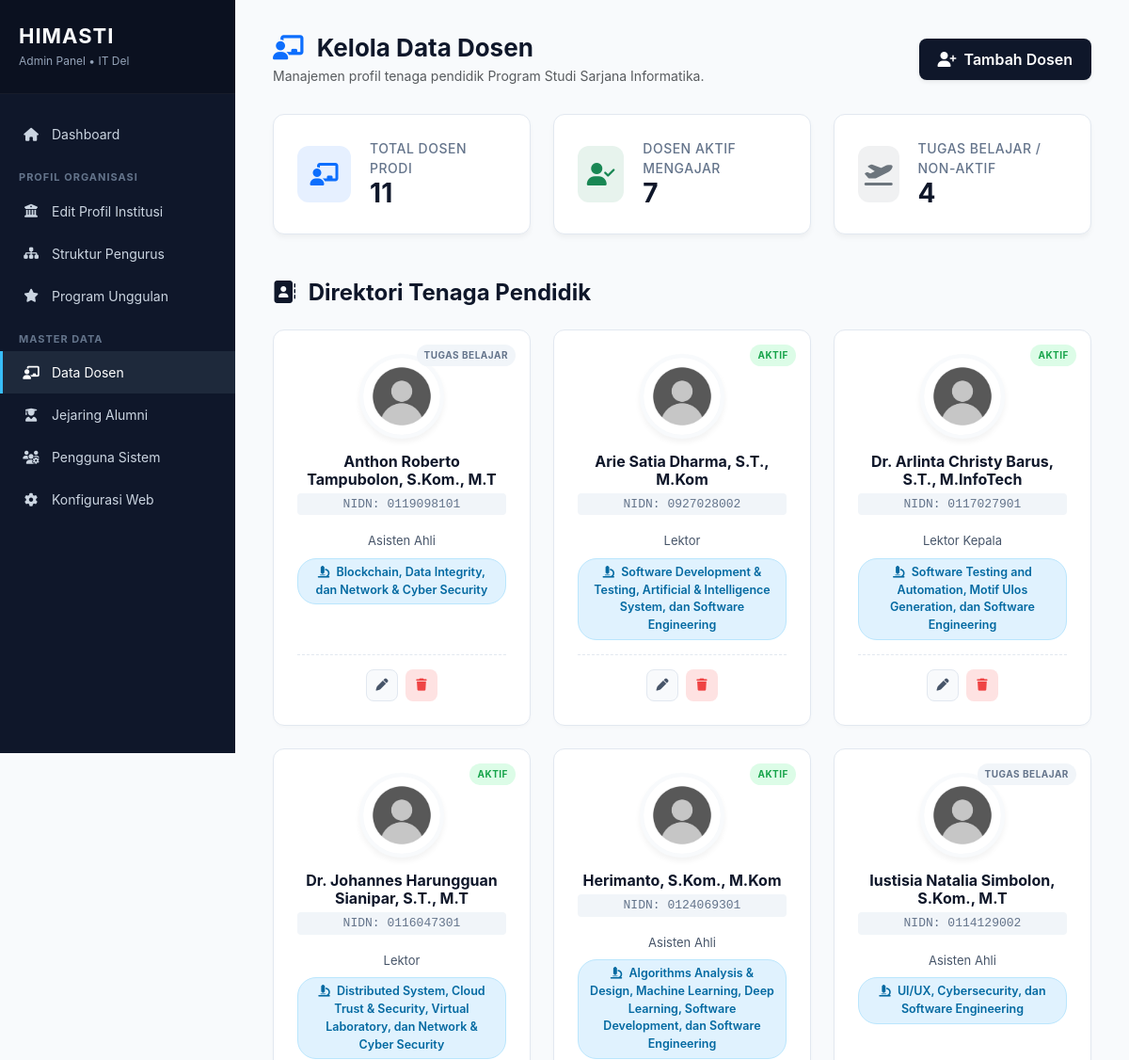
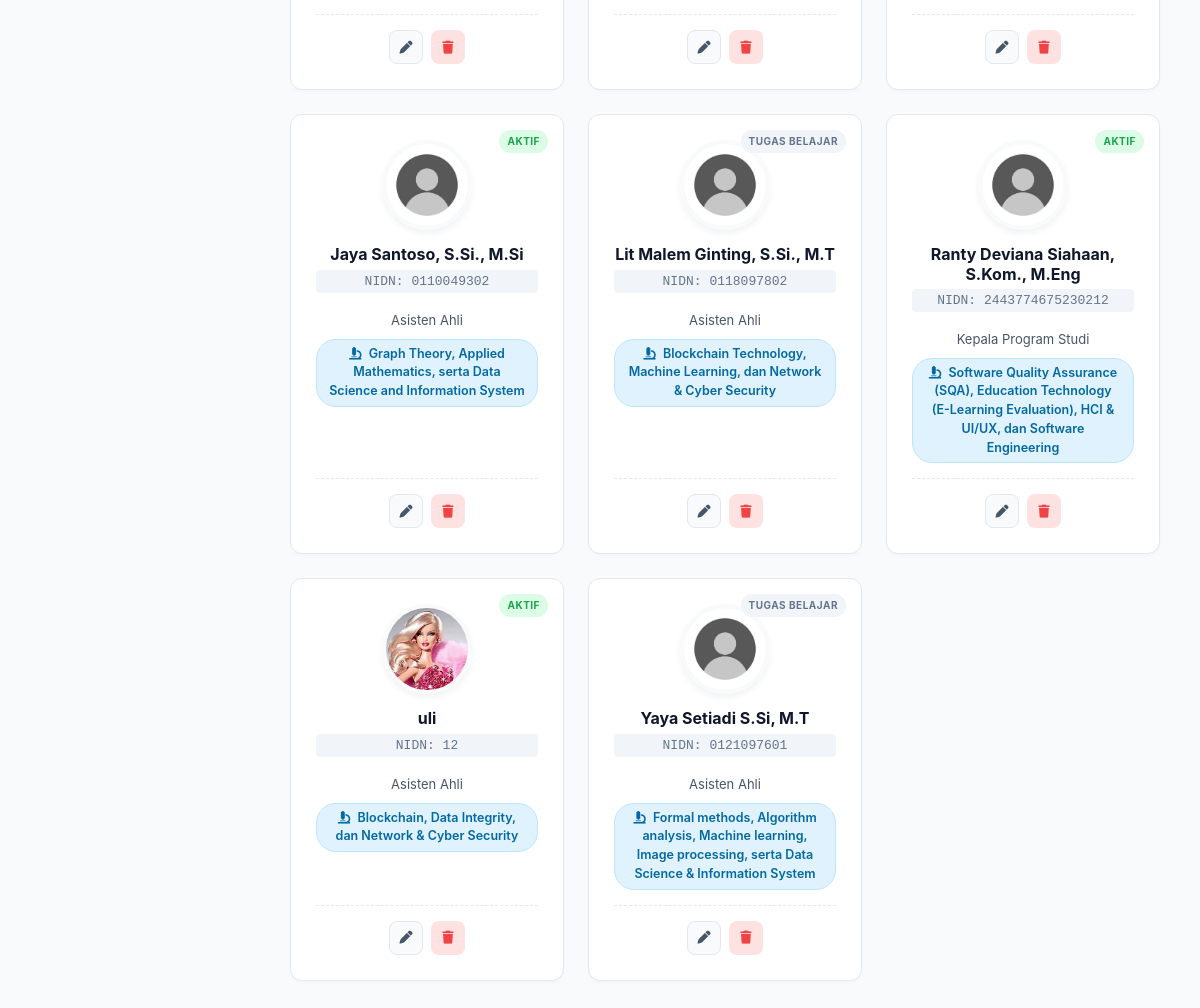
The page /admin/dosen/index.php (signed in) on the database its author committed (2 pictures, top to bottom).
### tables this page shows
CREATE TABLE `lecturers` (
  `id` int(11) NOT NULL AUTO_INCREMENT,
  `nidn` varchar(50) DEFAULT NULL,
  `name` varchar(255) NOT NULL,
  `position` varchar(150) DEFAULT NULL,
  `expertise` varchar(255) DEFAULT NULL,
  `photo` varchar(255) DEFAULT 'default-user.png',
  `scholar_url` varchar(255) DEFAULT NULL,
  `linkedin_url` varchar(255) DEFAULT NULL,
  `is_active` tinyint(1) DEFAULT 1,
  `created_at` timestamp NOT NULL DEFAULT current_timestamp(),
  PRIMARY KEY (`id`)
);

### admin/dosen/index.php (the view, shortened to what this page needs)
<?php
require_once __DIR__ . '/../../config/database.php';
$stat_total = $pdo->query("SELECT COUNT(*) FROM lecturers")->fetchColumn();
$stat_aktif = $pdo->query("SELECT COUNT(*) FROM lecturers WHERE is_active = 1")->fetchColumn();
$stat_nonaktif = $stat_total - $stat_aktif;
$stmt = $pdo->query("SELECT * FROM lecturers ORDER BY name ASC");
$dosen_list = $stmt->fetchAll(PDO::FETCH_ASSOC);
?>
<!DOCTYPE html>
<html lang="id">
<head>
    <link href="https://cdn.jsdelivr.net/npm/bootstrap@5.3.0/dist/css/bootstrap.min.css" rel="stylesheet">
    <link rel="stylesheet" href="https://cdnjs.cloudflare.com/ajax/libs/font-awesome/6.4.0/css/all.min.css">
</head>
<body>
    <div class="sidebar">
        <div class="sidebar-header"><h2>HIMASTI</h2><p>Admin Panel &bull; IT Del</p></div>
        <ul class="menu">
            <li><a href="../dashboard.php"><i class="fas fa-home"></i> Dashboard</a></li>
            <li class="menu-divider">Profil Organisasi</li>
            <li><a href="../profil/index.php"><i class="fas fa-university"></i> Edit Profil Institusi</a></li>
            <li><a href="../pengurus/index.php"><i class="fas fa-sitemap"></i> Struktur Pengurus</a></li>
            <li><a href="../program/index.php"><i class="fas fa-star"></i> Program Unggulan</a></li>
            <li class="menu-divider">Master Data</li>
            <li><a href="index.php" class="active"><i class="fas fa-chalkboard-teacher"></i> Data Dosen</a></li>
            <li><a href="../alumni/index.php"><i class="fas fa-user-graduate"></i> Jejaring Alumni</a></li>
            <li><a href="../user/index.php"><i class="fas fa-users-cog"></i> Pengguna Sistem</a></li>
            <li><a href="../pengaturan/index.php"><i class="fas fa-cog"></i> Konfigurasi Web</a></li>
        </ul>
    </div>
    <div class="main">
        <div class="page-header">
            <div>
                <h1><i class="fas fa-chalkboard-teacher text-primary me-2"></i> Kelola Data Dosen</h1>
                <p class="text-muted mt-1 mb-0" style="font-size: 14px;">Manajemen profil tenaga pendidik Program Studi Sarjana Informatika.</p>
            </div>
            <a href="tambah.php" class="btn-tambah shadow-sm"><i class="fas fa-user-plus me-2"></i>Tambah Dosen</a>
        </div>
        <div class="row g-4 mb-5">
            <div class="col-md-4"><div class="stat-card"><div class="stat-icon bg-primary bg-opacity-10 text-primary"><i class="fas fa-chalkboard-teacher"></i></div><div class="stat-info"><p>Total Dosen Prodi</p><h3><?= $stat_total ?></h3></div></div></div>
            <div class="col-md-4"><div class="stat-card"><div class="stat-icon bg-success bg-opacity-10 text-success"><i class="fas fa-user-check"></i></div><div class="stat-info"><p>Dosen Aktif Mengajar</p><h3><?= $stat_aktif ?></h3></div></div></div>
            <div class="col-md-4"><div class="stat-card"><div class="stat-icon bg-secondary bg-opacity-10 text-secondary"><i class="fas fa-plane-departure"></i></div><div class="stat-info"><p>Tugas Belajar / Non-Aktif</p><h3><?= $stat_nonaktif ?></h3></div></div></div>
        </div>
        <h4 class="fw-bold mb-4" style="color: #0f172a;"><i class="fas fa-address-book me-2"></i> Direktori Tenaga Pendidik</h4>
        <div class="row g-4">
            <?php if (empty($dosen_list)): ?>
                <div class="col-12"><div class="alert alert-info border-0 shadow-sm rounded-3 bg-light text-center py-5"><h5 class="text-muted">Belum ada data dosen yang terdaftar.</h5></div></div>
            <?php else: ?>
                <?php foreach ($dosen_list as $dsn):
                    $foto_tampil = !empty($dsn['photo']) ? $dsn['photo'] : 'default-user.png';
                ?>
                <div class="col-md-4 col-sm-6">
                    <div class="lecturer-card">
                        <span class="badge-status <?= $dsn['is_active'] ? 'bg-active' : 'bg-inactive' ?>"><?= $dsn['is_active'] ? 'Aktif' : 'Tugas Belajar' ?></span>
                        <img src="../../assets/img/lecturers/<?= htmlspecialchars($foto_tampil) ?>"
                             onerror="this.src='../../assets/img/lecturers/default-user.png'"
                             class="lecturer-avatar" alt="<?= htmlspecialchars($dsn['name']) ?>">
                        <h4 class="lecturer-name"><?= htmlspecialchars($dsn['name']) ?></h4>
                        <div class="lecturer-nidn">NIDN: <?= htmlspecialchars($dsn['nidn'] ?: '-') ?></div>
                        <div class="mt-2 mb-2" style="font-size: 13px; color: #475569;"><?= htmlspecialchars($dsn['position'] ?: 'Dosen') ?></div>
                        <div class="lecturer-expertise"><i class="fas fa-microscope me-1"></i> <?= htmlspecialchars($dsn['expertise'] ?: 'Informatika Umum') ?></div>
                        <div class="lecturer-actions">
                            <a href="edit.php?id=<?= $dsn['id'] ?>" class="btn-icon btn-edit" title="Edit Data"><i class="fas fa-pen"></i></a>
                            <a href="hapus.php?id=<?= $dsn['id'] ?>" class="btn-icon btn-delete" title="Hapus Dosen" onclick="return confirm('Yakin ingin menghapus data dosen ini?')"><i class="fas fa-trash"></i></a>
                        </div>
                    </div>
                </div>
                <?php endforeach; ?>
            <?php endif; ?>
        </div>
    </div>
</body>
</html>

### admin/dosen/index.php (style rules this page uses)
* { font-family: 'Inter', 'Segoe UI', Tahoma, sans-serif; }
body { background: #f8fafc; display: flex; min-height: 100vh; margin: 0; color: #334155; }
.sidebar { width: 250px; background: #0f172a; color: white; position: fixed; height: 100vh; overflow-y: auto; z-index: 1000; }
.sidebar-header { padding: 25px 20px; border-bottom: 1px solid rgba(255,255,255,0.05); background: #0b1120; }
.sidebar-header h2 { color: #f8fafc; font-size: 22px; margin-bottom: 5px; font-weight: 700; letter-spacing: 1px; }
.sidebar-header p { color: #94a3b8; font-size: 12px; margin:0; }
.menu { list-style: none; padding: 20px 0; margin:0; }
.menu li a { display: flex; align-items: center; gap: 12px; color: #cbd5e1; text-decoration: none; padding: 12px 20px; transition: all 0.3s; border-left: 3px solid transparent; font-size: 14px; }
.menu li a i { width: 20px; text-align: center; }
.menu li a:hover, .menu li a.active { background: #1e293b; color: #fff; border-left-color: #38bdf8; }
.menu-divider { color: #64748b; font-size: 11px; padding: 15px 20px 5px; text-transform: uppercase; font-weight: 700; letter-spacing: 1px; }
.main { margin-left: 250px; padding: 35px 40px; width: calc(100% - 250px); }
.page-header { display: flex; justify-content: space-between; align-items: center; margin-bottom: 30px; }
.page-header h1 { font-size: 26px; font-weight: 700; color: #0f172a; margin: 0; }
.stat-card { background: #fff; border-radius: 12px; padding: 25px; box-shadow: 0 4px 6px -1px rgba(0,0,0,0.05); display: flex; align-items: center; gap: 20px; border: 1px solid #e2e8f0; }
.stat-icon { width: 60px; height: 60px; border-radius: 12px; display: flex; align-items: center; justify-content: center; font-size: 24px; }
.stat-info h3 { font-size: 28px; font-weight: 700; margin: 0; color: #0f172a; }
.stat-info p { font-size: 14px; color: #64748b; margin: 0; font-weight: 500; text-transform: uppercase; letter-spacing: 0.5px; }
.btn-tambah { background: #0f172a; color: white; border: none; border-radius: 8px; font-weight: 600; padding: 10px 20px; transition: 0.3s; text-decoration: none; display: inline-flex; align-items: center; }
.lecturer-card { background: #fff; border: 1px solid #e2e8f0; border-radius: 12px; padding: 25px; text-align: center; transition: 0.3s; box-shadow: 0 2px 4px -1px rgba(0,0,0,0.03); position: relative; height: 100%; display: flex; flex-direction: column; }
.lecturer-avatar { width: 90px; height: 90px; border-radius: 50%; object-fit: cover; border: 4px solid #f8fafc; margin: 0 auto 15px; box-shadow: 0 4px 6px rgba(0,0,0,0.05); background-color: #f1f5f9; }
.lecturer-name { font-size: 16px; font-weight: 700; color: #0f172a; margin-bottom: 5px; }
.lecturer-nidn { font-size: 13px; color: #64748b; margin-bottom: 10px; font-family: monospace; background: #f1f5f9; padding: 2px 8px; border-radius: 4px; display: inline-block; }
.lecturer-expertise { font-size: 12.5px; color: #0369a1; font-weight: 600; background: #e0f2fe; padding: 5px 12px; border-radius: 20px; display: inline-block; margin-bottom: 15px; border: 1px solid #bae6fd; }
.badge-status { position: absolute; top: 15px; right: 15px; font-size: 10px; padding: 4px 8px; border-radius: 20px; font-weight: 700; text-transform: uppercase; letter-spacing: 0.5px; }
.bg-active { background: #dcfce7; color: #16a34a; }
.bg-inactive { background: #f1f5f9; color: #64748b; }
.lecturer-actions { display: flex; justify-content: center; gap: 8px; border-top: 1px dashed #e2e8f0; padding-top: 15px; margin-top: auto; }
.btn-icon { width: 34px; height: 34px; border-radius: 8px; display: inline-flex; align-items: center; justify-content: center; text-decoration: none; transition: 0.3s; font-size: 13px; }
.btn-edit { background: #f8fafc; color: #475569; border: 1px solid #e2e8f0; }
.btn-delete { background: #fee2e2; color: #ef4444; }

### rows shown on the page
lecturers: is_active "TUGAS BELAJAR", photo (placeholder picture), name "Anthon Roberto Tampubolon, S.Kom., M.T", nidn "0119098101", position "Asisten Ahli", expertise "Blockchain, Data Integrity, dan Network & Cyber Security"
lecturers: is_active "AKTIF", photo (placeholder picture), name "Arie Satia Dharma, S.T., M.Kom", nidn "0927028002", position "Lektor", expertise "Software Development & Testing, Artificial & Intelligence System, dan Software Engineering"
lecturers: is_active "AKTIF", photo (placeholder picture), name "Dr. Arlinta Christy Barus, S.T., M.InfoTech", nidn "0117027901", position "Lektor Kepala", expertise "Software Testing and Automation, Motif Ulos Generation, dan Software Engineering"
lecturers: is_active "AKTIF", photo (placeholder picture), name "Dr. Johannes Harungguan Sianipar, S.T., M.T", nidn "0116047301", position "Lektor", expertise "Distributed System, Cloud Trust & Security, Virtual Laboratory, dan Network & Cyber Security"
lecturers: is_active "AKTIF", photo (placeholder picture), name "Herimanto, S.Kom., M.Kom", nidn "0124069301", position "Asisten Ahli", expertise "Algorithms Analysis & Design, Machine Learning, Deep Learning, Software Development, dan Software Engineering"
lecturers: is_active "TUGAS BELAJAR", photo (placeholder picture), name "Iustisia Natalia Simbolon, S.Kom., M.T", nidn "0114129002", position "Asisten Ahli", expertise "UI/UX, Cybersecurity, dan Software Engineering"
lecturers: is_active "AKTIF", photo (placeholder picture), name "Jaya Santoso, S.Si., M.Si", nidn "0110049302", position "Asisten Ahli", expertise "Graph Theory, Applied Mathematics, serta Data Science and Information System"
lecturers: is_active "TUGAS BELAJAR", photo (placeholder picture), name "Lit Malem Ginting, S.Si., M.T", nidn "0118097802", position "Asisten Ahli", expertise "Blockchain Technology, Machine Learning, dan Network & Cyber Security"
lecturers: is_active "AKTIF", photo (placeholder picture), name "Ranty Deviana Siahaan, S.Kom., M.Eng", nidn "2443774675230212", position "Kepala Program Studi", expertise "Software Quality Assurance (SQA), Education Technology (E-Learning Evaluation), HCI & UI/UX, dan Software Engineering"
lecturers: is_active "AKTIF", photo (picture), name "uli", nidn "12", position "Asisten Ahli", expertise "Blockchain, Data Integrity, dan Network & Cyber Security"
lecturers: is_active "TUGAS BELAJAR", photo (placeholder picture), name "Yaya Setiadi S.Si, M.T", nidn "0121097601", position "Asisten Ahli", expertise "Formal methods, Algorithm analysis, Machine learning, Image processing, serta Data Science & Information System"

### other values the page prints
$stat_total "11"
$stat_aktif "7"
$stat_nonaktif "4"
